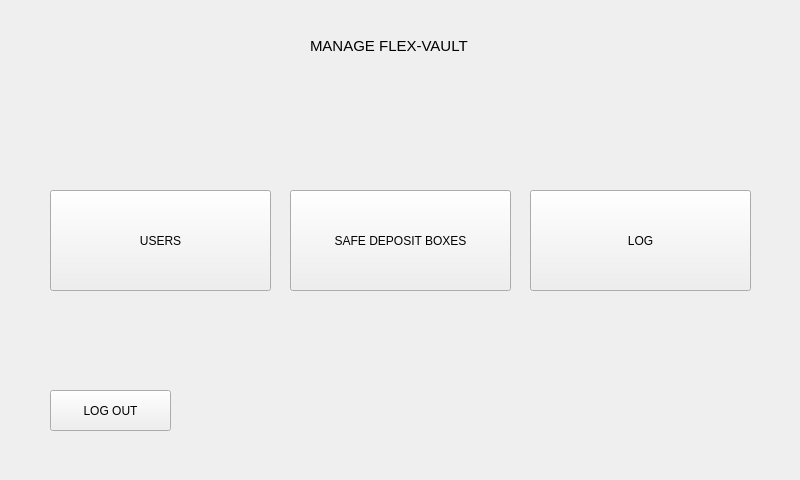
<?xml version="1.0" encoding="UTF-8"?>
<ui version="4.0">
 <class>AdminMainMenu</class>
 <widget class="QWidget" name="AdminMainMenu">
  <property name="geometry">
   <rect>
    <x>0</x>
    <y>0</y>
    <width>800</width>
    <height>480</height>
   </rect>
  </property>
  <property name="windowTitle">
   <string>Form</string>
  </property>
  <widget class="QPushButton" name="usersButton">
   <property name="geometry">
    <rect>
     <x>50</x>
     <y>190</y>
     <width>221</width>
     <height>101</height>
    </rect>
   </property>
   <property name="text">
    <string>USERS</string>
   </property>
  </widget>
  <widget class="QPushButton" name="sdbButton">
   <property name="geometry">
    <rect>
     <x>290</x>
     <y>190</y>
     <width>221</width>
     <height>101</height>
    </rect>
   </property>
   <property name="text">
    <string>SAFE DEPOSIT BOXES</string>
   </property>
  </widget>
  <widget class="QPushButton" name="logButton">
   <property name="geometry">
    <rect>
     <x>530</x>
     <y>190</y>
     <width>221</width>
     <height>101</height>
    </rect>
   </property>
   <property name="text">
    <string>LOG</string>
   </property>
  </widget>
  <widget class="QPushButton" name="logOutButton">
   <property name="geometry">
    <rect>
     <x>50</x>
     <y>390</y>
     <width>121</width>
     <height>41</height>
    </rect>
   </property>
   <property name="text">
    <string>LOG OUT</string>
   </property>
  </widget>
  <widget class="QLabel" name="manageFVLabel">
   <property name="geometry">
    <rect>
     <x>310</x>
     <y>30</y>
     <width>191</width>
     <height>31</height>
    </rect>
   </property>
   <property name="font">
    <font>
     <pointsize>11</pointsize>
    </font>
   </property>
   <property name="text">
    <string>MANAGE FLEX-VAULT</string>
   </property>
  </widget>
 </widget>
 <resources/>
 <connections/>
</ui>
